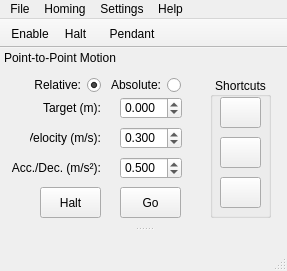
<?xml version="1.0" encoding="UTF-8"?>
<ui version="4.0">
 <class>MainWindow</class>
 <widget class="QMainWindow" name="MainWindow">
  <property name="windowModality">
   <enum>Qt::NonModal</enum>
  </property>
  <property name="geometry">
   <rect>
    <x>0</x>
    <y>0</y>
    <width>287</width>
    <height>271</height>
   </rect>
  </property>
  <property name="sizePolicy">
   <sizepolicy hsizetype="Fixed" vsizetype="Fixed">
    <horstretch>0</horstretch>
    <verstretch>0</verstretch>
   </sizepolicy>
  </property>
  <property name="windowTitle">
   <string>Tow</string>
  </property>
  <property name="windowIcon">
   <iconset resource="icons/tow_resources.qrc">
    <normaloff>:/icons/tow_icon2.png</normaloff>:/icons/tow_icon2.png</iconset>
  </property>
  <property name="animated">
   <bool>true</bool>
  </property>
  <widget class="QWidget" name="centralWidget">
   <widget class="QDockWidget" name="dock_jog">
    <property name="enabled">
     <bool>true</bool>
    </property>
    <property name="geometry">
     <rect>
      <x>30</x>
      <y>60</y>
      <width>231</width>
      <height>71</height>
     </rect>
    </property>
    <property name="floating">
     <bool>false</bool>
    </property>
    <property name="features">
     <set>QDockWidget::NoDockWidgetFeatures</set>
    </property>
    <property name="allowedAreas">
     <set>Qt::BottomDockWidgetArea</set>
    </property>
    <property name="windowTitle">
     <string>Jog Motion</string>
    </property>
    <widget class="QWidget" name="dockWidgetContents">
     <widget class="QPushButton" name="pbJogPendant">
      <property name="geometry">
       <rect>
        <x>10</x>
        <y>10</y>
        <width>75</width>
        <height>31</height>
       </rect>
      </property>
      <property name="text">
       <string>Pendant</string>
      </property>
      <property name="checkable">
       <bool>true</bool>
      </property>
     </widget>
     <widget class="QPushButton" name="pbJogPlus">
      <property name="geometry">
       <rect>
        <x>110</x>
        <y>10</y>
        <width>51</width>
        <height>31</height>
       </rect>
      </property>
      <property name="toolTip">
       <string>Jog Left</string>
      </property>
      <property name="text">
       <string/>
      </property>
      <property name="icon">
       <iconset resource="icons/tow_resources.qrc">
        <normaloff>:/icons/back.png</normaloff>:/icons/back.png</iconset>
      </property>
      <property name="iconSize">
       <size>
        <width>24</width>
        <height>24</height>
       </size>
      </property>
     </widget>
     <widget class="QPushButton" name="pbJogMinus">
      <property name="geometry">
       <rect>
        <x>170</x>
        <y>10</y>
        <width>51</width>
        <height>31</height>
       </rect>
      </property>
      <property name="toolTip">
       <string>Jog Right</string>
      </property>
      <property name="icon">
       <iconset resource="icons/tow_resources.qrc">
        <normaloff>:/icons/forward.png</normaloff>:/icons/forward.png</iconset>
      </property>
      <property name="iconSize">
       <size>
        <width>24</width>
        <height>24</height>
       </size>
      </property>
     </widget>
    </widget>
   </widget>
  </widget>
  <widget class="QMenuBar" name="menuBar">
   <property name="geometry">
    <rect>
     <x>0</x>
     <y>0</y>
     <width>287</width>
     <height>21</height>
    </rect>
   </property>
   <widget class="QMenu" name="menuOptions">
    <property name="title">
     <string>Settings</string>
    </property>
    <widget class="QMenu" name="menuTraverse_Offset">
     <property name="contextMenuPolicy">
      <enum>Qt::PreventContextMenu</enum>
     </property>
     <property name="acceptDrops">
      <bool>true</bool>
     </property>
     <property name="title">
      <string>Traverse Offset</string>
     </property>
     <addaction name="traverseOff"/>
     <addaction name="traverse1m"/>
     <addaction name="traverse2m"/>
     <addaction name="traverse3m"/>
     <addaction name="traverse4m"/>
     <addaction name="traverseCustom"/>
    </widget>
    <addaction name="menuTraverse_Offset"/>
   </widget>
   <widget class="QMenu" name="menuAbout">
    <property name="title">
     <string>Help</string>
    </property>
    <addaction name="actionWiki"/>
    <addaction name="separator"/>
    <addaction name="actionAbout"/>
   </widget>
   <widget class="QMenu" name="menuHoming">
    <property name="title">
     <string>Homing</string>
    </property>
    <addaction name="actionRunHoming"/>
    <addaction name="actionOverride"/>
   </widget>
   <widget class="QMenu" name="menuFile">
    <property name="title">
     <string>File</string>
    </property>
    <addaction name="actionExit"/>
   </widget>
   <addaction name="menuFile"/>
   <addaction name="menuHoming"/>
   <addaction name="menuOptions"/>
   <addaction name="menuAbout"/>
  </widget>
  <widget class="QStatusBar" name="statusBar"/>
  <widget class="QToolBar" name="toolBar">
   <property name="sizePolicy">
    <sizepolicy hsizetype="MinimumExpanding" vsizetype="MinimumExpanding">
     <horstretch>0</horstretch>
     <verstretch>0</verstretch>
    </sizepolicy>
   </property>
   <property name="minimumSize">
    <size>
     <width>0</width>
     <height>0</height>
    </size>
   </property>
   <property name="contextMenuPolicy">
    <enum>Qt::PreventContextMenu</enum>
   </property>
   <property name="windowTitle">
    <string>toolBar</string>
   </property>
   <property name="movable">
    <bool>false</bool>
   </property>
   <property name="iconSize">
    <size>
     <width>22</width>
     <height>22</height>
    </size>
   </property>
   <property name="toolButtonStyle">
    <enum>Qt::ToolButtonTextBesideIcon</enum>
   </property>
   <property name="floatable">
    <bool>false</bool>
   </property>
   <attribute name="toolBarArea">
    <enum>TopToolBarArea</enum>
   </attribute>
   <attribute name="toolBarBreak">
    <bool>false</bool>
   </attribute>
   <addaction name="enableAxis"/>
   <addaction name="actionHalt"/>
  </widget>
  <widget class="QToolBar" name="toolBar_Jog">
   <property name="enabled">
    <bool>true</bool>
   </property>
   <property name="contextMenuPolicy">
    <enum>Qt::PreventContextMenu</enum>
   </property>
   <property name="windowTitle">
    <string>toolBarJog</string>
   </property>
   <property name="toolTip">
    <string>Jog Toolbar</string>
   </property>
   <property name="movable">
    <bool>false</bool>
   </property>
   <property name="allowedAreas">
    <set>Qt::BottomToolBarArea|Qt::TopToolBarArea</set>
   </property>
   <property name="iconSize">
    <size>
     <width>22</width>
     <height>22</height>
    </size>
   </property>
   <property name="toolButtonStyle">
    <enum>Qt::ToolButtonTextBesideIcon</enum>
   </property>
   <property name="floatable">
    <bool>false</bool>
   </property>
   <attribute name="toolBarArea">
    <enum>TopToolBarArea</enum>
   </attribute>
   <attribute name="toolBarBreak">
    <bool>false</bool>
   </attribute>
   <addaction name="actionJogPendant"/>
  </widget>
  <widget class="QDockWidget" name="dock_ptp">
   <property name="minimumSize">
    <size>
     <width>287</width>
     <height>178</height>
    </size>
   </property>
   <property name="contextMenuPolicy">
    <enum>Qt::PreventContextMenu</enum>
   </property>
   <property name="features">
    <set>QDockWidget::NoDockWidgetFeatures</set>
   </property>
   <property name="allowedAreas">
    <set>Qt::BottomDockWidgetArea|Qt::TopDockWidgetArea</set>
   </property>
   <property name="windowTitle">
    <string>Point-to-Point Motion</string>
   </property>
   <attribute name="dockWidgetArea">
    <number>4</number>
   </attribute>
   <widget class="QWidget" name="dockWidgetContents_2">
    <widget class="QRadioButton" name="rbRelative">
     <property name="geometry">
      <rect>
       <x>30</x>
       <y>10</y>
       <width>71</width>
       <height>16</height>
      </rect>
     </property>
     <property name="layoutDirection">
      <enum>Qt::RightToLeft</enum>
     </property>
     <property name="text">
      <string>Relative:</string>
     </property>
     <property name="checked">
      <bool>true</bool>
     </property>
    </widget>
    <widget class="QPushButton" name="pbGo">
     <property name="geometry">
      <rect>
       <x>120</x>
       <y>120</y>
       <width>61</width>
       <height>31</height>
      </rect>
     </property>
     <property name="toolTip">
      <string>Go (Ctrl+Enter)</string>
     </property>
     <property name="text">
      <string>Go</string>
     </property>
     <property name="icon">
      <iconset resource="icons/tow_resources.qrc">
       <normaloff>:/icons/next.png</normaloff>:/icons/next.png</iconset>
     </property>
     <property name="iconSize">
      <size>
       <width>21</width>
       <height>21</height>
      </size>
     </property>
     <property name="shortcut">
      <string>Ctrl+Return</string>
     </property>
     <property name="checkable">
      <bool>false</bool>
     </property>
     <property name="autoDefault">
      <bool>false</bool>
     </property>
     <property name="default">
      <bool>false</bool>
     </property>
     <property name="flat">
      <bool>false</bool>
     </property>
    </widget>
    <widget class="QRadioButton" name="rbAbsolute">
     <property name="geometry">
      <rect>
       <x>110</x>
       <y>10</y>
       <width>71</width>
       <height>16</height>
      </rect>
     </property>
     <property name="layoutDirection">
      <enum>Qt::RightToLeft</enum>
     </property>
     <property name="text">
      <string>Absolute:</string>
     </property>
     <property name="checked">
      <bool>false</bool>
     </property>
    </widget>
    <widget class="QGroupBox" name="groupBox_shortcuts">
     <property name="geometry">
      <rect>
       <x>210</x>
       <y>10</y>
       <width>61</width>
       <height>141</height>
      </rect>
     </property>
     <property name="title">
      <string>Shortcuts</string>
     </property>
     <property name="alignment">
      <set>Qt::AlignCenter</set>
     </property>
     <widget class="QPushButton" name="pbGoRightLimit">
      <property name="geometry">
       <rect>
        <x>10</x>
        <y>100</y>
        <width>41</width>
        <height>31</height>
       </rect>
      </property>
      <property name="toolTip">
       <string>Go to Right Limit</string>
      </property>
      <property name="icon">
       <iconset resource="icons/tow_resources.qrc">
        <normaloff>:/icons/go-last.png</normaloff>:/icons/go-last.png</iconset>
      </property>
      <property name="iconSize">
       <size>
        <width>22</width>
        <height>22</height>
       </size>
      </property>
     </widget>
     <widget class="QPushButton" name="pbGoPlatform">
      <property name="geometry">
       <rect>
        <x>10</x>
        <y>20</y>
        <width>41</width>
        <height>31</height>
       </rect>
      </property>
      <property name="toolTip">
       <string>Go to Platform</string>
      </property>
      <property name="text">
       <string/>
      </property>
      <property name="icon">
       <iconset resource="icons/tow_resources.qrc">
        <normaloff>:/icons/go-home.png</normaloff>:/icons/go-home.png</iconset>
      </property>
      <property name="iconSize">
       <size>
        <width>22</width>
        <height>22</height>
       </size>
      </property>
     </widget>
     <widget class="QPushButton" name="pbGoLeftLimit">
      <property name="geometry">
       <rect>
        <x>10</x>
        <y>60</y>
        <width>41</width>
        <height>31</height>
       </rect>
      </property>
      <property name="toolTip">
       <string>Go to Left Limit</string>
      </property>
      <property name="icon">
       <iconset resource="icons/tow_resources.qrc">
        <normaloff>:/icons/go-first.png</normaloff>:/icons/go-first.png</iconset>
      </property>
      <property name="iconSize">
       <size>
        <width>22</width>
        <height>22</height>
       </size>
      </property>
     </widget>
    </widget>
    <widget class="QPushButton" name="pbHalt">
     <property name="geometry">
      <rect>
       <x>40</x>
       <y>120</y>
       <width>61</width>
       <height>31</height>
      </rect>
     </property>
     <property name="toolTip">
      <string>Halt Axis (Ctrl+Backspace)</string>
     </property>
     <property name="text">
      <string>Halt</string>
     </property>
     <property name="icon">
      <iconset resource="icons/tow_resources.qrc">
       <normaloff>:/icons/agt_stop.png</normaloff>:/icons/agt_stop.png</iconset>
     </property>
     <property name="iconSize">
      <size>
       <width>20</width>
       <height>20</height>
      </size>
     </property>
    </widget>
    <widget class="QDoubleSpinBox" name="accSpinBox">
     <property name="geometry">
      <rect>
       <x>120</x>
       <y>90</y>
       <width>62</width>
       <height>22</height>
      </rect>
     </property>
     <property name="decimals">
      <number>3</number>
     </property>
     <property name="maximum">
      <double>2.000000000000000</double>
     </property>
     <property name="singleStep">
      <double>0.100000000000000</double>
     </property>
     <property name="value">
      <double>0.500000000000000</double>
     </property>
    </widget>
    <widget class="QDoubleSpinBox" name="velSpinBox">
     <property name="geometry">
      <rect>
       <x>120</x>
       <y>60</y>
       <width>62</width>
       <height>22</height>
      </rect>
     </property>
     <property name="decimals">
      <number>3</number>
     </property>
     <property name="maximum">
      <double>3.000000000000000</double>
     </property>
     <property name="singleStep">
      <double>0.100000000000000</double>
     </property>
     <property name="value">
      <double>0.300000000000000</double>
     </property>
    </widget>
    <widget class="QDoubleSpinBox" name="posSpinBox">
     <property name="geometry">
      <rect>
       <x>120</x>
       <y>30</y>
       <width>62</width>
       <height>22</height>
      </rect>
     </property>
     <property name="wrapping">
      <bool>false</bool>
     </property>
     <property name="decimals">
      <number>3</number>
     </property>
     <property name="minimum">
      <double>-26.100000000000001</double>
     </property>
     <property name="maximum">
      <double>26.100000000000001</double>
     </property>
     <property name="singleStep">
      <double>0.100000000000000</double>
     </property>
    </widget>
    <widget class="QLabel" name="label_3">
     <property name="geometry">
      <rect>
       <x>30</x>
       <y>60</y>
       <width>71</width>
       <height>21</height>
      </rect>
     </property>
     <property name="text">
      <string>Velocity (m/s):</string>
     </property>
     <property name="alignment">
      <set>Qt::AlignRight|Qt::AlignTrailing|Qt::AlignVCenter</set>
     </property>
    </widget>
    <widget class="QLabel" name="label_2">
     <property name="geometry">
      <rect>
       <x>40</x>
       <y>30</y>
       <width>61</width>
       <height>21</height>
      </rect>
     </property>
     <property name="layoutDirection">
      <enum>Qt::LeftToRight</enum>
     </property>
     <property name="text">
      <string>Target (m):</string>
     </property>
     <property name="alignment">
      <set>Qt::AlignRight|Qt::AlignTrailing|Qt::AlignVCenter</set>
     </property>
    </widget>
    <widget class="QLabel" name="label_4">
     <property name="geometry">
      <rect>
       <x>10</x>
       <y>90</y>
       <width>91</width>
       <height>21</height>
      </rect>
     </property>
     <property name="text">
      <string>Acc./Dec. (m/s²):</string>
     </property>
     <property name="alignment">
      <set>Qt::AlignRight|Qt::AlignTrailing|Qt::AlignVCenter</set>
     </property>
    </widget>
   </widget>
  </widget>
  <action name="traverseOff">
   <property name="checkable">
    <bool>true</bool>
   </property>
   <property name="text">
    <string>Off</string>
   </property>
   <property name="menuRole">
    <enum>QAction::PreferencesRole</enum>
   </property>
  </action>
  <action name="traverse1m">
   <property name="checkable">
    <bool>true</bool>
   </property>
   <property name="checked">
    <bool>true</bool>
   </property>
   <property name="text">
    <string>1 m</string>
   </property>
  </action>
  <action name="traverse2m">
   <property name="checkable">
    <bool>true</bool>
   </property>
   <property name="text">
    <string>2 m</string>
   </property>
  </action>
  <action name="traverse3m">
   <property name="checkable">
    <bool>true</bool>
   </property>
   <property name="text">
    <string>3 m</string>
   </property>
  </action>
  <action name="traverse4m">
   <property name="checkable">
    <bool>true</bool>
   </property>
   <property name="enabled">
    <bool>true</bool>
   </property>
   <property name="text">
    <string>4 m</string>
   </property>
  </action>
  <action name="actionWiki">
   <property name="text">
    <string>Tow Tank Wiki</string>
   </property>
   <property name="shortcut">
    <string>F1</string>
   </property>
  </action>
  <action name="actionAbout">
   <property name="text">
    <string>About</string>
   </property>
   <property name="menuRole">
    <enum>QAction::AboutRole</enum>
   </property>
  </action>
  <action name="traverseCustom">
   <property name="checkable">
    <bool>false</bool>
   </property>
   <property name="enabled">
    <bool>false</bool>
   </property>
   <property name="text">
    <string>Custom</string>
   </property>
  </action>
  <action name="actionRunHoming">
   <property name="text">
    <string>Run Homing</string>
   </property>
   <property name="shortcut">
    <string>Ctrl+Shift+H</string>
   </property>
   <property name="shortcutContext">
    <enum>Qt::ApplicationShortcut</enum>
   </property>
   <property name="menuRole">
    <enum>QAction::TextHeuristicRole</enum>
   </property>
  </action>
  <action name="actionOverride">
   <property name="enabled">
    <bool>true</bool>
   </property>
   <property name="text">
    <string>Override</string>
   </property>
  </action>
  <action name="actionExit">
   <property name="text">
    <string>Exit</string>
   </property>
  </action>
  <action name="enableAxis">
   <property name="checkable">
    <bool>true</bool>
   </property>
   <property name="icon">
    <iconset resource="icons/tow_resources.qrc">
     <normaloff>:/icons/checkmark.png</normaloff>:/icons/checkmark.png</iconset>
   </property>
   <property name="text">
    <string>Enable</string>
   </property>
   <property name="toolTip">
    <string>&lt;html&gt;&lt;head/&gt;&lt;body&gt;&lt;p&gt;Enable or Disable Axis (Ctrl+E)&lt;/p&gt;&lt;/body&gt;&lt;/html&gt;</string>
   </property>
   <property name="shortcut">
    <string>Ctrl+E</string>
   </property>
  </action>
  <action name="actionViewTowAxis">
   <property name="checkable">
    <bool>true</bool>
   </property>
   <property name="checked">
    <bool>true</bool>
   </property>
   <property name="text">
    <string>Tow Axis</string>
   </property>
  </action>
  <action name="actionViewTraverseAxes">
   <property name="checkable">
    <bool>true</bool>
   </property>
   <property name="checked">
    <bool>false</bool>
   </property>
   <property name="text">
    <string>Traverse Axes</string>
   </property>
  </action>
  <action name="actionTurbine_Axis">
   <property name="enabled">
    <bool>false</bool>
   </property>
   <property name="text">
    <string>Turbine Axis</string>
   </property>
  </action>
  <action name="actionWave_Maker">
   <property name="enabled">
    <bool>false</bool>
   </property>
   <property name="text">
    <string>Wave Maker</string>
   </property>
   <property name="toolTip">
    <string>Some day...</string>
   </property>
  </action>
  <action name="actionHalt">
   <property name="icon">
    <iconset resource="icons/tow_resources.qrc">
     <normaloff>:/icons/agt_stop.png</normaloff>:/icons/agt_stop.png</iconset>
   </property>
   <property name="text">
    <string>Halt</string>
   </property>
   <property name="toolTip">
    <string>Halt Axis (Ctrl+Backspace)</string>
   </property>
   <property name="shortcut">
    <string>Ctrl+Backspace</string>
   </property>
  </action>
  <action name="actionJogPendant">
   <property name="checkable">
    <bool>true</bool>
   </property>
   <property name="icon">
    <iconset resource="icons/tow_resources.qrc">
     <normaloff>:/icons/yellow_power.png</normaloff>:/icons/yellow_power.png</iconset>
   </property>
   <property name="text">
    <string> Pendant</string>
   </property>
   <property name="toolTip">
    <string>Jog Pendant</string>
   </property>
  </action>
 </widget>
 <layoutdefault spacing="6" margin="11"/>
 <tabstops>
  <tabstop>rbAbsolute</tabstop>
  <tabstop>rbRelative</tabstop>
  <tabstop>posSpinBox</tabstop>
  <tabstop>velSpinBox</tabstop>
  <tabstop>accSpinBox</tabstop>
  <tabstop>pbHalt</tabstop>
  <tabstop>pbGo</tabstop>
  <tabstop>pbGoLeftLimit</tabstop>
  <tabstop>pbGoPlatform</tabstop>
  <tabstop>pbGoRightLimit</tabstop>
  <tabstop>pbJogPendant</tabstop>
  <tabstop>pbJogPlus</tabstop>
  <tabstop>pbJogMinus</tabstop>
 </tabstops>
 <resources>
  <include location="icons/tow_resources.qrc"/>
 </resources>
 <connections>
  <connection>
   <sender>actionExit</sender>
   <signal>triggered()</signal>
   <receiver>MainWindow</receiver>
   <slot>close()</slot>
   <hints>
    <hint type="sourcelabel">
     <x>-1</x>
     <y>-1</y>
    </hint>
    <hint type="destinationlabel">
     <x>115</x>
     <y>232</y>
    </hint>
   </hints>
  </connection>
 </connections>
</ui>
